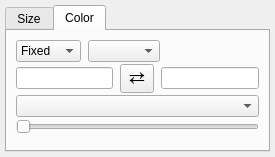
<?xml version="1.0" encoding="UTF-8"?>
<ui version="4.0">
 <class>Form</class>
 <widget class="QWidget" name="Form">
  <property name="geometry">
   <rect>
    <x>0</x>
    <y>0</y>
    <width>275</width>
    <height>157</height>
   </rect>
  </property>
  <property name="windowTitle">
   <string>Form</string>
  </property>
  <layout class="QGridLayout" name="gridLayout">
   <property name="margin">
    <number>5</number>
   </property>
   <item row="0" column="0">
    <widget class="QTabWidget" name="tabWidget">
     <property name="currentIndex">
      <number>1</number>
     </property>
     <widget class="QWidget" name="tab_2">
      <attribute name="title">
       <string>Size</string>
      </attribute>
      <layout class="QVBoxLayout" name="verticalLayout">
       <property name="spacing">
        <number>2</number>
       </property>
       <property name="bottomMargin">
        <number>5</number>
       </property>
       <item>
        <widget class="QWidget" name="size_row_1" native="true">
         <layout class="QHBoxLayout" name="horizontalLayout">
          <property name="spacing">
           <number>7</number>
          </property>
          <property name="margin">
           <number>0</number>
          </property>
          <item>
           <widget class="QComboBox" name="combo_size_mode">
            <property name="sizePolicy">
             <sizepolicy hsizetype="Minimum" vsizetype="Fixed">
              <horstretch>0</horstretch>
              <verstretch>0</verstretch>
             </sizepolicy>
            </property>
            <property name="maximumSize">
             <size>
              <width>80</width>
              <height>16777215</height>
             </size>
            </property>
            <item>
             <property name="text">
              <string>Fixed</string>
             </property>
            </item>
            <item>
             <property name="text">
              <string>Linear</string>
             </property>
            </item>
           </widget>
          </item>
          <item>
           <widget class="QComboBox" name="combo_size_attribute"/>
          </item>
          <item>
           <widget class="QLineEdit" name="value_fixed_size"/>
          </item>
         </layout>
        </widget>
       </item>
       <item>
        <widget class="QWidget" name="size_row_2" native="true">
         <layout class="QHBoxLayout" name="horizontalLayout_2">
          <property name="spacing">
           <number>7</number>
          </property>
          <property name="margin">
           <number>0</number>
          </property>
          <item>
           <widget class="QLineEdit" name="value_size_vmin"/>
          </item>
          <item>
           <widget class="QToolButton" name="button_flip_size">
            <property name="font">
             <font>
              <pointsize>14</pointsize>
             </font>
            </property>
            <property name="styleSheet">
             <string notr="true">padding: 0px</string>
            </property>
            <property name="text">
             <string>⇄</string>
            </property>
           </widget>
          </item>
          <item>
           <widget class="QLineEdit" name="value_size_vmax"/>
          </item>
         </layout>
        </widget>
       </item>
       <item>
        <widget class="QWidget" name="size_row_3" native="true">
         <layout class="QHBoxLayout" name="horizontalLayout_3">
          <property name="spacing">
           <number>7</number>
          </property>
          <property name="margin">
           <number>0</number>
          </property>
          <item>
           <widget class="QSlider" name="slider_size_scaling">
            <property name="maximum">
             <number>100</number>
            </property>
            <property name="value">
             <number>50</number>
            </property>
            <property name="orientation">
             <enum>Qt::Horizontal</enum>
            </property>
           </widget>
          </item>
         </layout>
        </widget>
       </item>
       <item>
        <spacer name="verticalSpacer">
         <property name="orientation">
          <enum>Qt::Vertical</enum>
         </property>
         <property name="sizeHint" stdset="0">
          <size>
           <width>20</width>
           <height>40</height>
          </size>
         </property>
        </spacer>
       </item>
      </layout>
     </widget>
     <widget class="QWidget" name="tab_4">
      <attribute name="title">
       <string>Color</string>
      </attribute>
      <layout class="QVBoxLayout" name="verticalLayout_2">
       <property name="spacing">
        <number>2</number>
       </property>
       <property name="bottomMargin">
        <number>5</number>
       </property>
       <item>
        <widget class="QWidget" name="color_row_1" native="true">
         <layout class="QHBoxLayout" name="horizontalLayout_6">
          <property name="spacing">
           <number>7</number>
          </property>
          <property name="margin">
           <number>0</number>
          </property>
          <item>
           <widget class="QComboBox" name="combo_color_mode">
            <property name="maximumSize">
             <size>
              <width>80</width>
              <height>16777215</height>
             </size>
            </property>
            <item>
             <property name="text">
              <string>Fixed</string>
             </property>
            </item>
            <item>
             <property name="text">
              <string>Linear</string>
             </property>
            </item>
           </widget>
          </item>
          <item>
           <widget class="QComboBox" name="combo_cmap_attribute"/>
          </item>
          <item>
           <widget class="QColorBox" name="label_color">
            <property name="sizePolicy">
             <sizepolicy hsizetype="Preferred" vsizetype="Minimum">
              <horstretch>0</horstretch>
              <verstretch>0</verstretch>
             </sizepolicy>
            </property>
            <property name="text">
             <string/>
            </property>
           </widget>
          </item>
          <item>
           <widget class="QWidget" name="spacer_color_label" native="true"/>
          </item>
         </layout>
        </widget>
       </item>
       <item>
        <widget class="QWidget" name="color_row_2" native="true">
         <layout class="QHBoxLayout" name="horizontalLayout_8">
          <property name="spacing">
           <number>7</number>
          </property>
          <property name="margin">
           <number>0</number>
          </property>
          <item>
           <widget class="QLineEdit" name="value_cmap_vmin"/>
          </item>
          <item>
           <widget class="QToolButton" name="button_flip_cmap">
            <property name="font">
             <font>
              <pointsize>14</pointsize>
             </font>
            </property>
            <property name="styleSheet">
             <string notr="true">padding: 0px</string>
            </property>
            <property name="text">
             <string>⇄</string>
            </property>
           </widget>
          </item>
          <item>
           <widget class="QLineEdit" name="value_cmap_vmax"/>
          </item>
         </layout>
        </widget>
       </item>
       <item>
        <widget class="QWidget" name="color_row_3" native="true">
         <layout class="QHBoxLayout" name="horizontalLayout_9">
          <property name="spacing">
           <number>7</number>
          </property>
          <property name="margin">
           <number>0</number>
          </property>
          <item>
           <widget class="QColormapCombo" name="combo_cmap"/>
          </item>
         </layout>
        </widget>
       </item>
       <item>
        <widget class="QSlider" name="slider_alpha">
         <property name="maximum">
          <number>100</number>
         </property>
         <property name="orientation">
          <enum>Qt::Horizontal</enum>
         </property>
        </widget>
       </item>
       <item>
        <spacer name="verticalSpacer_2">
         <property name="orientation">
          <enum>Qt::Vertical</enum>
         </property>
         <property name="sizeHint" stdset="0">
          <size>
           <width>20</width>
           <height>40</height>
          </size>
         </property>
        </spacer>
       </item>
      </layout>
     </widget>
    </widget>
   </item>
  </layout>
 </widget>
 <customwidgets>
  <customwidget>
   <class>QColorBox</class>
   <extends>QLabel</extends>
   <header>glue.utils.qt.colors</header>
  </customwidget>
  <customwidget>
   <class>QColormapCombo</class>
   <extends>QComboBox</extends>
   <header>glue.utils.qt.colors</header>
  </customwidget>
 </customwidgets>
 <resources/>
 <connections/>
</ui>
